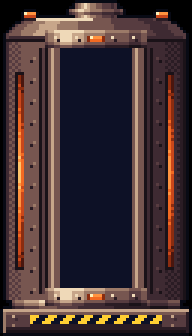
#> input picture assets/props/reactor_back.png, 64 x 112 px (shown 3 times larger)
$ python -i props_machines.py   (imports and definitions only)
#> lines starting #> are read from the running program, lines starting #| are printed output that depends on the picture; after the words box and inside, x2 and y2 are one past the last pixel; in counts of white or black regions, pixels touching at a corner belong together
### art/pix.py
"""
pix.py - shared pixel-art toolkit for Math Blast Arcade.

Every sprite sheet, tile and background in the game is produced by the scripts
in this folder using these helpers, so the whole game shares one palette and
one set of shading rules.  Re-run `python3 art/build_all.py` to regenerate.
"""
from PIL import Image
import math, os, json, random

ROOT = os.path.dirname(os.path.dirname(os.path.abspath(__file__)))
ASSETS = os.path.join(ROOT, "assets")
PREVIEW = os.path.join(ROOT, "art", "_preview")
os.makedirs(ASSETS, exist_ok=True)
os.makedirs(PREVIEW, exist_ok=True)


def hexc(h, a=255):
    h = h.lstrip("#")
    return (int(h[0:2], 16), int(h[2:4], 16), int(h[4:6], 16), a)


# ----------------------------------------------------------------------------
# MASTER PALETTE.  Ramps run dark -> light.  Use ramp neighbours for shading;
# do not invent new colours without adding them here.
# ----------------------------------------------------------------------------
RAMPS = {
    # outline / deepest shadow first
    "ink":    ["#080a14", "#0d1126", "#141a3a"],
    "navy":   ["#141a3a", "#1e2a5a", "#2b3f7e", "#3f5fae", "#6b8fd6", "#a9c5f0", "#e6f1ff"],
    "steel":  ["#161c2b", "#222c40", "#323f57", "#47566f", "#64758f", "#8c9db3", "#b9c7d6", "#e2eaf2"],
    "cyan":   ["#0a2b3a", "#0e4a5c", "#0f7480", "#12a3a6", "#2de0d0", "#8ff7ea", "#dcfffa"],
    "orange": ["#4a160e", "#8a2c10", "#c9471a", "#f26a22", "#ff9340", "#ffc46b", "#fff0b8"],
    "purple": ["#170c33", "#2a1657", "#472585", "#6f3fc0", "#a26bf0", "#cfa8ff", "#f0e0ff"],
    "green":  ["#08301e", "#0f5a33", "#1f8a4c", "#3fc468", "#7bea8a", "#c6ffc0"],
    "red":    ["#3a0a18", "#7a1228", "#b81f38", "#e8384f", "#ff7a7a", "#ffc0b8"],
    "gold":   ["#5a3300", "#96620a", "#d49a12", "#ffcf33", "#ffe97a", "#fffbd0"],
    "skin":   ["#5c3320", "#8f5433", "#c07d4e", "#e3a472", "#f6c898", "#ffe6c8"],
    "hair":   ["#1c100c", "#33201a", "#553526", "#7d5236"],
    "pink":   ["#5a1240", "#a8256a", "#e84a9a", "#ff8cc0", "#ffd0e6"],
}
C = {}
for _n, _r in RAMPS.items():
    for _i, _h in enumerate(_r):
        C[f"{_n}{_i}"] = hexc(_h)
C["none"] = (0, 0, 0, 0)
C["white"] = hexc("#ffffff")
C["black"] = hexc("#080a14")
OUT = C["ink0"]          # standard outer outline colour
T = (0, 0, 0, 0)


def ramp(name):
    return [hexc(h) for h in RAMPS[name]]


def with_alpha(c, a):
    return (c[0], c[1], c[2], a)


def mix(a, b, t):
    return tuple(int(round(a[i] + (b[i] - a[i]) * t)) for i in range(4))


# ----------------------------------------------------------------------------
# Canvas helpers
# ----------------------------------------------------------------------------
def new(w, h, fill=T):
    return Image.new("RGBA", (w, h), fill)


def px(img, x, y, c):
    x = int(round(x)); y = int(round(y))
    if 0 <= x < img.width and 0 <= y < img.height and c is not None:
        if c[3] == 255 or c[3] == 0:
            img.putpixel((x, y), c)
        else:
            d = img.getpixel((x, y))
            a = c[3] / 255.0
            if d[3] == 0:
                img.putpixel((x, y), c)
            else:
                img.putpixel((x, y), (int(c[0]*a + d[0]*(1-a)), int(c[1]*a + d[1]*(1-a)),
                                      int(c[2]*a + d[2]*(1-a)), max(d[3], c[3])))


# [4 lines left out: function get, not called in this run]


def rect(img, x, y, w, h, c):
    for yy in range(int(y), int(y + h)):
        for xx in range(int(x), int(x + w)):
            px(img, xx, yy, c)


def hline(img, x0, x1, y, c):
    for x in range(int(min(x0, x1)), int(max(x0, x1)) + 1):
        px(img, x, y, c)


def vline(img, x, y0, y1, c):
    for y in range(int(min(y0, y1)), int(max(y0, y1)) + 1):
        px(img, x, y, c)


# [45 lines left out: functions line, disc, ellipse, ring, capsule, not called in this run]


def paste(dst, src, x, y):
    dst.alpha_composite(src, (int(x), int(y))) if (0 <= x and 0 <= y and x + src.width <= dst.width and y + src.height <= dst.height) else _safe_paste(dst, src, int(x), int(y))


# [20 lines left out: functions _safe_paste, ascii_sprite, not called in this run]


def flip_h(img):
    return img.transpose(Image.FLIP_LEFT_RIGHT)


# [49 lines left out: functions outline, replace, ramp_swap, tint_alpha, not called in this run]


# 4x4 Bayer matrix for ordered dithering (pixel-art gradients)
BAYER4 = [[0, 8, 2, 10], [12, 4, 14, 6], [3, 11, 1, 9], [15, 7, 13, 5]]


# [61 lines left out: functions dither_pick, glow_sprite, sheet, save, preview, not called in this run]


MANIFEST_DIR = os.path.join(ASSETS, "manifest")


# [10 lines left out: function manifest, not called in this run]

### art/props_machines.py
"""
props_machines.py - interactive machinery for Math Blast Arcade (PART "props", machines half).

Sheets : door, checkpoint, mplat, spring, console, fblock, lever, tank4, liquid_top,
         bridge_emitter, bridge_seg, cannon, beam, holo_proj
Images : reactor_back, reactor_front
Manifest fragment: assets/manifest/props_machines.json

Run:  cd art && python3 props_machines.py            (build everything + previews)
      cd art && python3 props_machines.py door lever  (re-render only those previews)

Conventions used here
  * every solid machine is drawn on a "body" layer, outlined with ink0, and only then
    are the translucent glow pixels composited (so glows never get an outline);
  * light comes from the top-left: top/left bevels use ramp+2, bottom/right use ramp-2;
  * cyan = friendly energy, green = success/plus, red-pink = locked/minus, gold = caution.
"""
import sys
from pix import *

ST = ramp("steel"); CY = ramp("cyan"); NV = ramp("navy"); GD = ramp("gold"); OR = ramp("orange")
GR = ramp("green"); RD = ramp("red"); PK = ramp("pink"); PU = ramp("purple"); INK = ramp("ink")
WHITE = C["white"]
# warm hull used by the reactor area tiles (tiles.SKINS["reactor"]["hull"])
RH = [hexc(h) for h in ["#1a1218", "#2a1c24", "#3e2a32", "#573c40", "#775650", "#9c7a68", "#c7a68a", "#efd9b8"]]
# "minus" ramp: red shadows shifting to pink highlights
MI = [RD[0], RD[1], RD[2], RD[3], PK[3], PK[4]]


# ----------------------------------------------------------------------------
# helpers
# ----------------------------------------------------------------------------
def A(c, a):
    return (c[0], c[1], c[2], a)


# [14 lines left out: function bevel, not called in this run]


def rivet(img, x, y, R, f=3):
    px(img, x, y, R[min(len(R) - 1, f + 2)]); px(img, x + 1, y + 1, R[max(0, f - 2)])


def hazard(img, x, y, w, h, a, b, ph=0):
    for yy in range(h):
        for xx in range(w):
            px(img, x + xx, y + yy, a if ((xx + yy + ph) // 3) % 2 == 0 else b)


# [20 lines left out: functions clip_paste, over, not called in this run]


def cyl_cols(w, R, lo=1, hi=6):
    """Column colours for a vertical cylinder lit from the left."""
    prof = [0.35, 0.75, 1.0, 0.8, 0.6, 0.48, 0.38, 0.28, 0.16, 0.05, 0.22]
    out = []
    for i in range(w):
        t = i / max(1, w - 1) * (len(prof) - 1)
        a = int(t); b = min(len(prof) - 1, a + 1)
        v = prof[a] + (prof[b] - prof[a]) * (t - a)
        out.append(R[int(round(lo + v * (hi - lo)))])
    return out


def cyl_v(img, x, y, w, h, R, lo=1, hi=6):
    cols = cyl_cols(w, R, lo, hi)
    for i, c in enumerate(cols):
        vline(img, x + i, y, y + h - 1, c)


# [19 lines left out: functions band_pick, glow_dot, not called in this run]


def strip(frames, name, scale=6, bg="#1b2547", cols=None):
    preview(sheet(frames, cols=cols, pad=1), name, scale=scale, bg=bg)


# ----------------------------------------------------------------------------
# DOOR  32x48 : 0 locked, 1 unlocked, 2-6 opening, 7 open
# ----------------------------------------------------------------------------
# [157 lines left out: functions door_interior, door_leaf, door_frame_art, door_frames, not called in this run]


# ----------------------------------------------------------------------------
# FBLOCK 32x32 : plus, minus, neutral, off
# ----------------------------------------------------------------------------
ARROW_BIG = ["...XX...", "..XXXX..", ".XXXXXX."]
ARROW_SIDE = [".X.", "XXX"]


# [136 lines left out: functions stamp, fblock, lever, spring, not called in this run]


def spring_frames():
    #        idle     squash    launch   overshoot  settle
    return [spring(6, 6), spring(10, 7), spring(1, 5), spring(4, 6), spring(7, 6)]


# ----------------------------------------------------------------------------
# CONSOLE 24x32 : idle 0-3, active 4-7, done 8-9
# ----------------------------------------------------------------------------
TICK = ["......XX", ".....XX.", "XX..XX..", ".XXXX...", "..XX...."]


# [99 lines left out: functions console_screen, console, not called in this run]


def console_frames():
    return [console("idle", f) for f in range(4)] + [console("active", f) for f in range(4)] + [console("done", f) for f in range(2)]


# ----------------------------------------------------------------------------
# CHECKPOINT 24x40 : off 0, activate 1-5, on 6-9
# ----------------------------------------------------------------------------
FLAG_TICK = [".......X", "......XX", "X....XX.", "XX..XX..", ".XXXX...", "..XX...."]


# [40 lines left out: functions flag_off, holo_flag, not called in this run]


def checkpoint(i):
    """i: 0 off, 1-5 activate, 6-9 on"""
    S = ST
    img = new(24, 40)
    on = i >= 6
    PX = 7                                     # pole occupies x 7..10
    # foot
    rect(img, 3, 35, 12, 4, S[4]); hline(img, 4, 13, 35, S[7]); hline(img, 3, 14, 38, S[1]); hline(img, 4, 14, 37, S[3])
    px(img, 3, 35, T); px(img, 14, 35, T); vline(img, 3, 36, 37, S[6]); px(img, 14, 36, S[2])
    hazard(img, 5, 36, 8, 2, GD[3], INK[1])
    # collar
    rect(img, 5, 32, 8, 3, S[3]); hline(img, 5, 12, 32, S[6]); px(img, 5, 33, S[5]); hline(img, 6, 12, 34, S[1])
    # pole
    cyl_v(img, PX, 5, 4, 27, S, lo=2, hi=7)
    for by in (17, 23):
        hline(img, PX, PX + 3, by, S[1]); hline(img, PX, PX + 2, by + 1, S[6])
    # light slot on the pole
    lit = 0 if i == 0 else 2 if i in (1, 3, 4) else 1
    lc = [CY[1], CY[4], CY[6]][lit]
    rect(img, PX + 1, 25, 2, 6, INK[0])
    k = (i - 6) % 4 if on else -1
    for yy in range(25, 31):
        c = lc
        if on and (yy - 25) in (4 - k, 5 - k):
            c = CY[6]
        elif on:
            c = CY[3]
        px(img, PX + 1, yy, c); px(img, PX + 2, yy, c)
    # projector prongs (the flag hangs between them)
    hline(img, PX + 4, PX + 5, 4, S[5]); px(img, PX + 5, 5, S[2])
    hline(img, PX + 4, PX + 5, 15, S[4]); px(img, PX + 5, 14, S[6])
    # emitter cap
    rect(img, PX - 1, 2, 6, 3, S[3]); hline(img, PX - 1, PX + 4, 4, S[1]); hline(img, PX, PX + 3, 2, S[6]); px(img, PX - 1, 3, S[5])
    capc = [CY[1], CY[4], WHITE][lit]
    rect(img, PX, 0, 4, 2, capc); px(img, PX, 0, T); px(img, PX + 3, 0, T)
    if lit:
        px(img, PX + 1, 0, CY[6] if lit == 1 else WHITE); px(img, PX, 1, CY[5] if lit == 1 else WHITE); px(img, PX + 3, 1, CY[3] if lit == 1 else CY[6])
    else:
        px(img, PX + 1, 0, CY[2])
    img = outline(img)
    # ---- holo layers (after the outline) ----
    fx = new(24, 40)
    FX0, FY0 = PX + 4, 3
    cap = (PX + 1.5, 0.5)
    if i == 0:
        # dormant: a faint dotted ghost of the flag, so it reads as "raise me"
        fl = holo_flag(0.0, grow=1.0, bright=2)
        for yy in range(fl.height):
            for xx in range(fl.width):
                if not fl.getpixel((xx, yy))[3]:
                    continue
                edge = any(not (0 <= xx + dx < fl.width and 0 <= yy + dy < fl.height and fl.getpixel((xx + dx, yy + dy))[3])
                           for (dx, dy) in ((1, 0), (-1, 0), (0, 1), (0, -1)))
                if edge and (xx + yy) % 2 == 0:
                    px(fx, FX0 + xx, FY0 + yy, A(CY[3], 150))
    elif i == 1:      # power-up flash at the cap, sparks on the prongs
        glow_dot(fx, cap[0], cap[1], 4.5, CY[5], 150)
        px(fx, PX + 6, 4, WHITE); px(fx, PX + 6, 15, WHITE); px(fx, PX + 7, 3, A(CY[6], 200)); px(fx, PX + 7, 16, A(CY[6], 200))
    elif i == 2:      # a thin bright bar snaps on between the prongs
        vline(fx, FX0, 5, 14, WHITE); vline(fx, FX0 + 1, 5, 14, A(CY[6], 230)); vline(fx, FX0 + 2, 6, 13, A(CY[5], 150))
        glow_dot(fx, cap[0], cap[1], 3.5, CY[5], 120)
    elif i == 3:
        over(fx, holo_flag(0.0, grow=0.5, bright=2), FX0, FY0)
        vline(fx, FX0 + 7, 6, 13, A(CY[5], 150))
    elif i == 4:      # overshoot: full flag, white hot, sparkles
        over(fx, holo_flag(0.0, grow=1.0, bright=2), FX0, FY0)
        for (sx, sy) in ((21, 1), (16, 18)):
            px(fx, sx, sy, WHITE)
            for (dx, dy) in ((1, 0), (-1, 0), (0, 1), (0, -1)):
                px(fx, sx + dx, sy + dy, A(CY[6], 170))
    elif i == 5:
        over(fx, holo_flag(0.0, grow=1.0, bright=1), FX0, FY0)
        px(fx, 22, 1, A(CY[6], 200)); px(fx, 15, 19, A(CY[6], 160))
    else:
        ph = (i - 6) / 4.0
        fl = holo_flag(ph, grow=1.0, bright=0)
        halo = new(24, 40)
        for yy in range(fl.height):
            for xx in range(fl.width):
                if fl.getpixel((xx, yy))[3]:
                    for (dx, dy) in ((1, 0), (-1, 0), (0, 1), (0, -1)):
                        X, Y = FX0 + xx + dx, FY0 + yy + dy
                        if 0 <= X < 24 and 0 <= Y < 40 and X >= FX0:
                            halo.putpixel((X, Y), A(CY[4], 70))
        fx.alpha_composite(halo)
        over(fx, fl, FX0, FY0)
        sp = [(18, 19), (19, 18), (21, 1), (20, 0)][i - 6]
        px(fx, sp[0], sp[1], A(CY[6], 220))
        glow_dot(fx, cap[0], cap[1], 2.6 + (0.9 if (i - 6) in (1, 2) else 0), CY[5], 110)
    img.alpha_composite(fx)
    return img


def checkpoint_frames():
    return [checkpoint(i) for i in range(10)]


# ----------------------------------------------------------------------------
# MPLAT 48x16 : hover 0-3
# ----------------------------------------------------------------------------
# [47 lines left out: function mplat, not called in this run]


def mplat_frames():
    return [mplat(f) for f in range(4)]


# ----------------------------------------------------------------------------
# TANK4 40x72 : frames 0-4 = number of quarters filled (from the bottom)
# ----------------------------------------------------------------------------
TANK_SECT = [(9, 20), (24, 35), (39, 50), (54, 65)]      # top .. bottom, inclusive rows
TANK_BAND = [(21, 23), (36, 38), (51, 53)]


# [86 lines left out: function tank4, not called in this run]


def tank_frames():
    return [tank4(n) for n in range(5)]


# ----------------------------------------------------------------------------
# REACTOR 64x112 : back (vessel) + front (glass highlights, collars)
# tube = x 20..43, y 16..95 (flat ink1 in the back image)
# ----------------------------------------------------------------------------
TUBE = (20, 16, 43, 95)


# [124 lines left out: functions reactor_collars, reactor_back, reactor_front, liquid_top, not called in this run]


def liquid_frames():
    return [liquid_top(f) for f in range(4)]


# ----------------------------------------------------------------------------
# BRIDGE EMITTER 24x40 : idle 0-3, off 4.  Emits to the RIGHT from the shoe at its foot.
# ----------------------------------------------------------------------------
# [75 lines left out: functions ring_h, bridge_emitter, not called in this run]


def emitter_frames():
    return [bridge_emitter(f) for f in range(4)] + [bridge_emitter(0, off=True)]


# ----------------------------------------------------------------------------
# BRIDGE SEG 16x12 : flow 0-3.  Hard-light plank, tiles in X.
# ----------------------------------------------------------------------------
# [29 lines left out: function bridge_seg, not called in this run]


def seg_frames():
    return [bridge_seg(f) for f in range(4)]


# ----------------------------------------------------------------------------
# BEAM 16x16 : flow 0-3.  Vertical, tiles in Y, energy travels UP.
# ----------------------------------------------------------------------------
# [32 lines left out: function beam, not called in this run]


def beam_frames():
    return [beam(f) for f in range(4)]


# ----------------------------------------------------------------------------
# HOLO PROJECTOR 32x16 : on 0-3
# ----------------------------------------------------------------------------
# [47 lines left out: function holo_proj, not called in this run]


def holo_frames():
    return [holo_proj(f) for f in range(4)]


# ----------------------------------------------------------------------------
# CANNON 64x48 : idle 0-1, charge 2-5, fire 6-9.  "Restorer beam projector", aims UP.
# ----------------------------------------------------------------------------
# [137 lines left out: functions cannon_barrel, cannon, not called in this run]


def cannon_frames():
    return [cannon(i) for i in range(10)]


# ----------------------------------------------------------------------------
# Context previews: props composited into rooms built from the real tiles + Jake
# ----------------------------------------------------------------------------
# [48 lines left out: functions build_room, jake_frame, not called in this run]


DIG = {"+": ["...", ".X.", "XXX", ".X.", "..."], "-": ["...", "...", "XXX", "...", "..."],
       "1": [".X.", "XX.", ".X.", ".X.", "XXX"], "2": ["XX.", "..X", ".X.", "X..", "XXX"], "3": ["XX.", "..X", ".X.", "..X", "XX."],
       "4": ["X.X", "X.X", "XXX", "..X", "..X"], "8": ["XXX", "X.X", "XXX", "X.X", "XXX"]}


# [153 lines left out: functions fake_label, mock_dock, mock_bridge, mock_reactor, mock_boss, contact_sheet, not called in this run]


# ----------------------------------------------------------------------------
# Build: sheets, images, manifest, previews
# ----------------------------------------------------------------------------
def rng(a, b):
    return list(range(a, b + 1))


# [144 lines left out: functions build, main, not called in this run]


# [2 lines not run here, left out]

>>> import cv2
>>> picture = cv2.imread('../assets/props/reactor_back.png', cv2.IMREAD_GRAYSCALE)
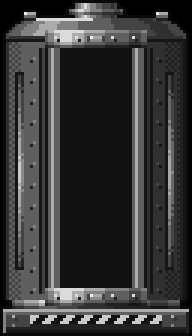
#> picture: shape (112, 64) (shown 3 times larger); min 0, max 238, mean 54.2
>>> result = checkpoint(picture)
#> in checkpoint, `img = new(24, 40)`: img: PIL image 24x40 RGBA; every value is 0
#> in checkpoint, `on = i >= 6`:
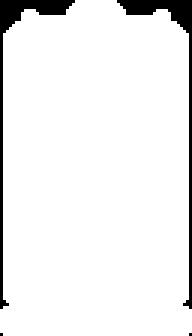
#> on: shape (112, 64) bool (shown 3 times larger); 93.6% white; 4 black regions (2 under 20 px), largest, box (x1, y1, x2, y2) and area: (0, 0, 25, 103) 229, (39, 0, 64, 103) 229
#> after the loop in rect, `for yy in range(int(y), int(y + h)):`:
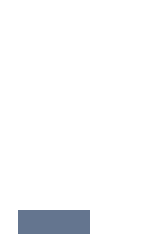
#> img: PIL image 24x40 RGBA (shown 6 times larger); mean R, G, B, A 5, 5.8, 7.2, 12.8; transparent parts drawn white
#> call 2 of hline, with x0 = 3, x1 = 14, y = 38, c = (34, 44, 64, 255)
#> after the loop in hline (call 2), `for x in range(int(min(x0, x1)), int(max(x0, x1)) + 1):`:
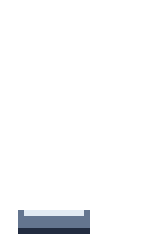
#> img: PIL image 24x40 RGBA (shown 6 times larger); mean R, G, B, A 5.5, 6.2, 7.2, 12.8; transparent parts drawn white
#> after the loop in hazard, `for yy in range(h):`:
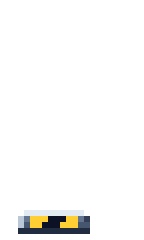
#> img: PIL image 24x40 RGBA (shown 6 times larger); mean R, G, B, A 6.4, 6.2, 5.3, 12.2; transparent parts drawn white
#> call 2 of rect, with x = 5, y = 32, w = 8, h = 3, c = (71, 86, 111, 255)
#> after the loop in rect (call 2), `for yy in range(int(y), int(y + h)):`:
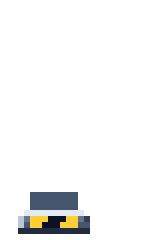
#> img: PIL image 24x40 RGBA (shown 6 times larger); mean R, G, B, A 8.2, 8.4, 8, 18.6; transparent parts drawn white
#> after the loop in cyl_v, `for i, c in enumerate(cols):`:
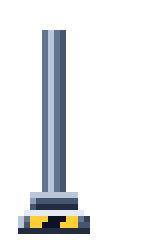
#> img: PIL image 24x40 RGBA (shown 6 times larger); mean R, G, B, A 21.7, 23.7, 25.8, 47.3; transparent parts drawn white
#> (the run stopped early here; a loop or call above may not have finished)
